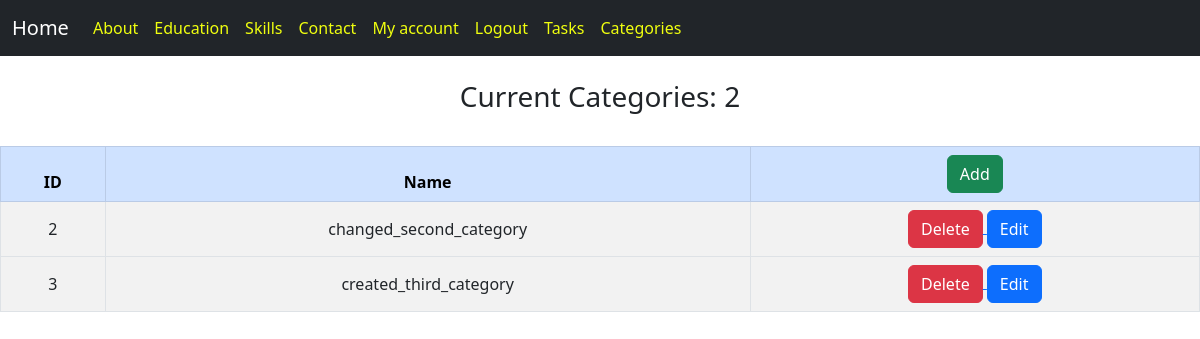
/categories (signed in), run on the app's committed database.
### app/task_actions/models.py (models this page shows)
class Category(db.Model):
    id = db.Column(db.Integer, primary_key=True)
    name = db.Column(db.String(255), nullable=False, unique=True)
    tasks = db.relationship('Task', backref='category', lazy='dynamic')

### app/task_actions/views.py (the view)
@task_actions_bp.route('/categories', methods=['GET'])
@login_required
def categories():
    count = Task.query.count()
    categories_to_show = Category.query.all()
    return render_template('categories.html',
                           categories=categories_to_show,
                           count=count)

### app/account/models.py (called while the page is built)
@login_manager.user_loader
def user_loader(user_id):
    return User.query.get(int(user_id))

### app/task_actions/templates/task_actions/categories.html (shortened to what this page needs)
{% extends 'layout.html' %}
{% block body %}
    {% if categories %}
<br><h3 class="text-center">Current Categories: {{categories|length}}</h3><br>
<table class="table table-hover table-bordered table-striped">
    <thead class="text-center table-primary">
      <tr>
       <th scope="col">ID</th>
       <th scope="col">Name</th>
       <th scope="col"><a href="{{ url_for('task_actions.category_add') }}" type="button" class="btn btn-success">Add</a></th>
      </tr>
    </thead>
    <tbody>
        {% for category in categories %}
      <tr class="text-center align-middle">
       <td>{{category.id}}</td>
       <td>{{category.name}}</td>
       <td>
        <a href="{{url_for('task_actions.category_delete', id=category.id)}}">
            <input type="button" class="btn btn-danger" value="Delete">
        </a>
        <a href="{{url_for('task_actions.category_update', id=category.id)}}">
            <input type="button" class="btn btn-primary" value="Edit">
        </a>
    </td>
       </tr>
    </tbody>
    {% endfor%}
 </table>
    {% else %}
    <br><br><h3 class="text-center">No Categories Created yet</h3>
    {% endif %}
{% endblock %}

### data on the page
Category: id "2", name "changed_second_category"
Category: id "3", name "created_third_category"

### other printed values
{{ categories|length }} "2"
